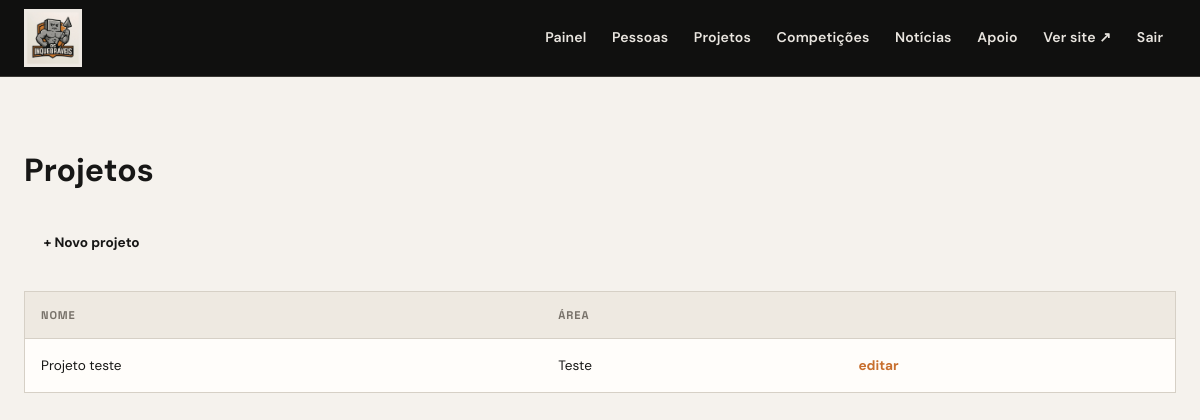
Before: /admin/projetos (signed in) with the older database file.
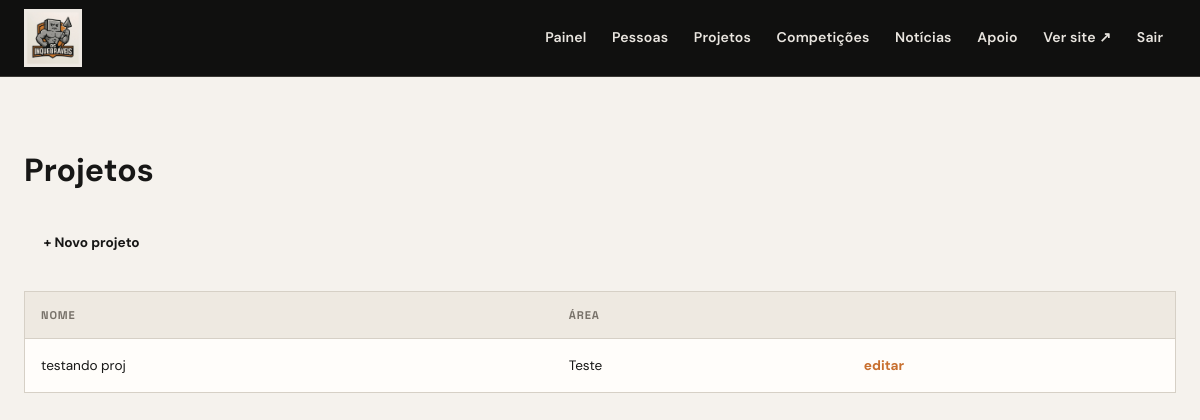
After: the same page with the newer database file.
### models.py (models this page shows)
class Projeto(db.Model):
    __tablename__ = "projeto"
    id = db.Column(
        db.Integer,
        primary_key=True
    )
    nome = db.Column(
        db.String(120),
        nullable=False
    )
    slug = db.Column(
        db.String(120),
        unique=True,
        nullable=False
    )
    area = db.Column(
        db.String(120)
    )
    descricao = db.Column(
        db.Text
    )
    competicoes = db.relationship(
        "Competicao",
        secondary=projeto_competicao,
        back_populates="projetos"
    )
    pessoas_assoc = db.relationship(
        "PessoaProjeto",
        back_populates="projeto",
        cascade="all, delete-orphan"
    )

### admin_routes.py (the view)
    @app.route("/admin/projetos")
    @login_required
    def admin_lista_projetos():
        return render_template("admin/projetos.html", projetos=Projeto.query.all())

### auth.py (called while the page is built)
def login_required(view):
    @wraps(view)
    def wrapped(*args, **kwargs):
        if not session.get("admin_logado"):
            return redirect(url_for("admin_login"))
        return view(*args, **kwargs)
    return wrapped

### templates/admin/projetos.html (shortened to what this page needs)
{% extends "admin/base.html" %}
{% block conteudo %}
  <h1>Projetos</h1>
  <a class="btn" href="{{ url_for('admin_novo_projeto') }}">+ Novo projeto</a>
  <table class="admin" style="margin-top:1.5rem">
    <tr><th>Nome</th><th>Área</th><th></th></tr>
    {% for projeto in projetos %}
    <tr>
      <td>{{ projeto.nome }}</td>
      <td>{{ projeto.area }}</td>
      <td><a href="{{ url_for('admin_editar_projeto', projeto_id=projeto.id) }}">editar</a></td>
    </tr>
    {% else %}
    <tr><td colspan="3">Nenhum projeto cadastrado.</td></tr>
    {% endfor %}
  </table>
{% endblock %}

Changed rows visible on the page:
changed Projeto "Teste": nome "Projeto teste" → "testando proj"
